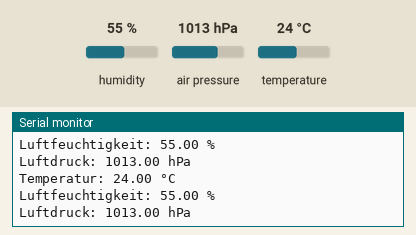
This program was run on a simulated ESP32. Parts: the last lines printed to the serial monitor. Inputs (shaded band) come from the test bench; at power-on: humidity 55 %, air pressure 1013 hPa, temperature 24 °C.

Above: at 1.8 s.
1.9 s: humidity set to 22 %
At 2.8 s:
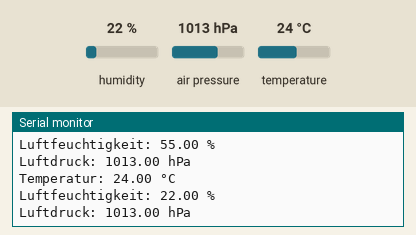
3.4 s: air pressure set to 952 hPa
At 4.7 s:
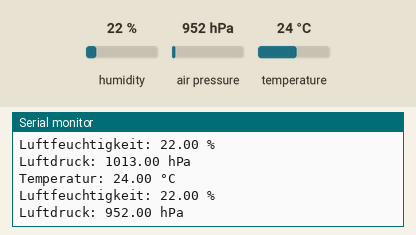
4.9 s: temperature set to 12 °C
At 5.6 s:
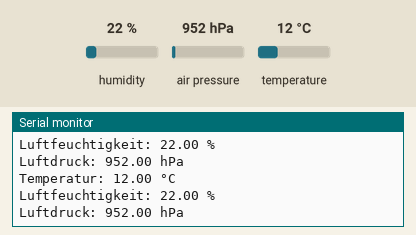

The program:

main.cpp
```cpp
// Station: Temperatur und Luftfeuchtigkeit mit dem BME280

#include <Arduino.h>
#include <Adafruit_BME280.h>

Adafruit_BME280 sensor;

void setup() {
  Serial.begin(115200);

  if (!sensor.begin(0x76)) {
    Serial.println("BME280 nicht gefunden. Anschluss und I2C-Adresse pruefen.");
    while (true) {
      delay(1000);
    }
  }
}

void loop() {
  Serial.print("Temperatur: ");
  Serial.print(sensor.readTemperature());
  Serial.println(" °C");

  Serial.print("Luftfeuchtigkeit: ");
  Serial.print(sensor.readHumidity());
  Serial.println(" %");

  Serial.print("Luftdruck: ");
  Serial.print(sensor.readPressure() / 100.0F);
  Serial.println(" hPa");
  Serial.println();

  delay(1000);
}
```

Measured:
- after the input at 1.9 s, the serial monitor: prints a new line after 0.11 s (image 1)
- after the input at 3.4 s, the serial monitor: prints a new line after 0.62 s (image 2)
- after the input at 4.9 s, the serial monitor: prints a new line after 0.12 s (image 3)
